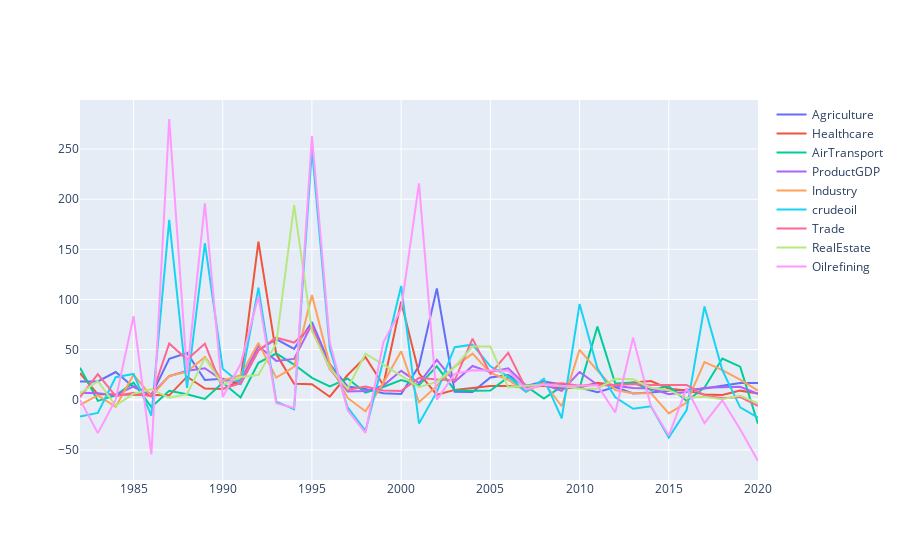

The notebook cell saved with this chart:
### Code cell
#plot of percentage change over the years
fig = go.Figure()
fig.add_trace(go.Scatter(x=d5.index, y=d5['AGRIC(%)'],
mode='lines', name = 'Agriculture'))
fig.add_trace(go.Scatter(x=d5.index, y=d5['HumanHealth(%)'],
mode='lines', name = 'Healthcare'))
fig.add_trace(go.Scatter(x=d5.index, y=d5['AirTransport(%)'],
mode='lines', name = 'AirTransport'))
fig.add_trace(go.Scatter(x=d5.index, y=d5['PriceGDP(%)'],
mode = 'lines', name = 'ProductGDP'))
fig.add_trace(go.Scatter(x=d5.index, y=d5['Industry(%)'],
mode='lines', name = 'Industry'))
fig.add_trace(go.Scatter(x=d5.index, y=d5['Crude(%)'],
mode='lines', name = 'crudeoil'))
fig.add_trace(go.Scatter(x=d5.index, y=d5['Trade(%)'],
mode='lines', name = 'Trade'))
fig.add_trace(go.Scatter(x=d5.index, y=d5['RealEstate(%)'],
mode='lines', name = 'RealEstate'))
fig.add_trace(go.Scatter(x=d5.index, y=d5['OilRefining(%)'],
mode='lines', name = 'Oilrefining'))
